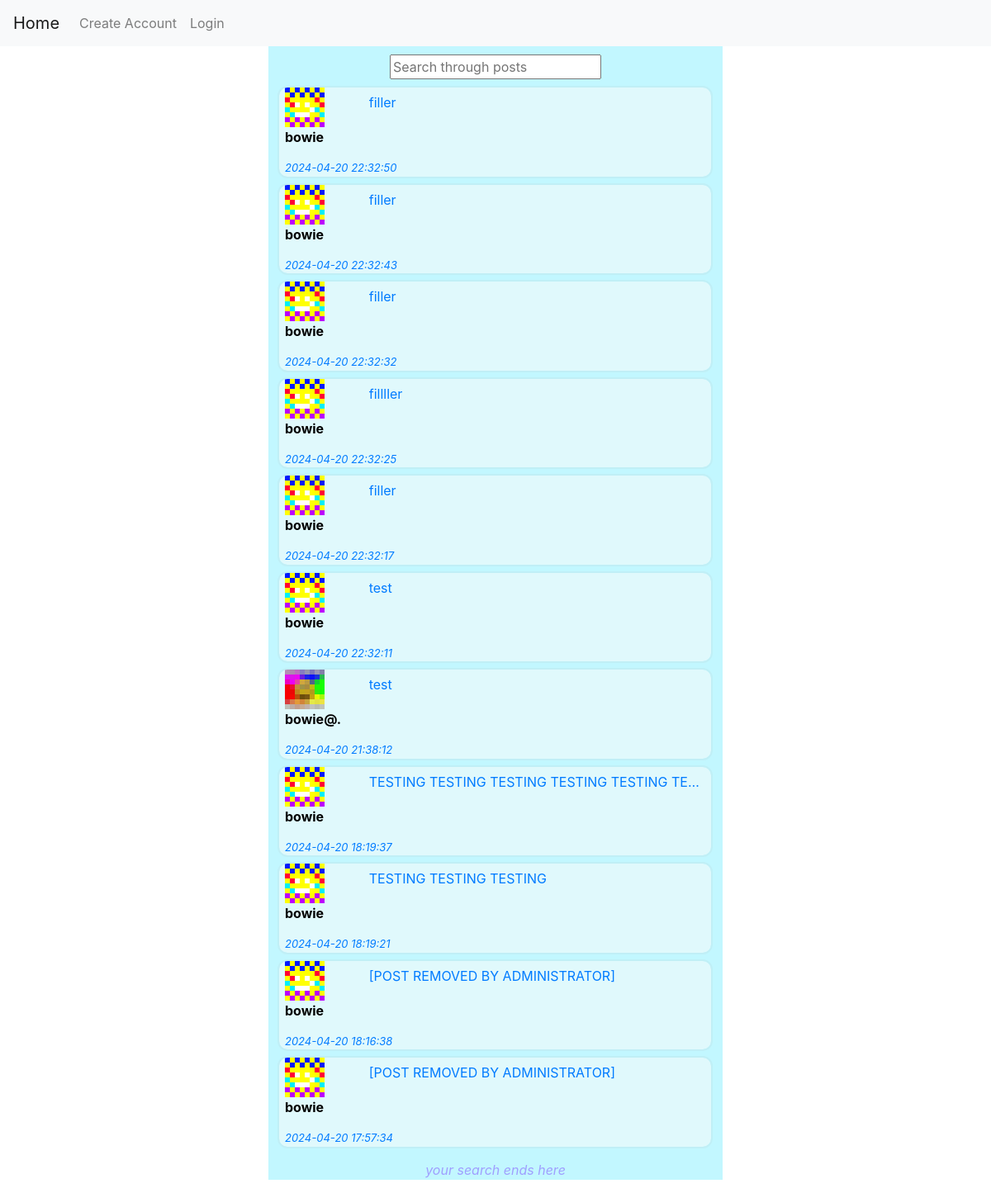
Before: /search with the older database file.
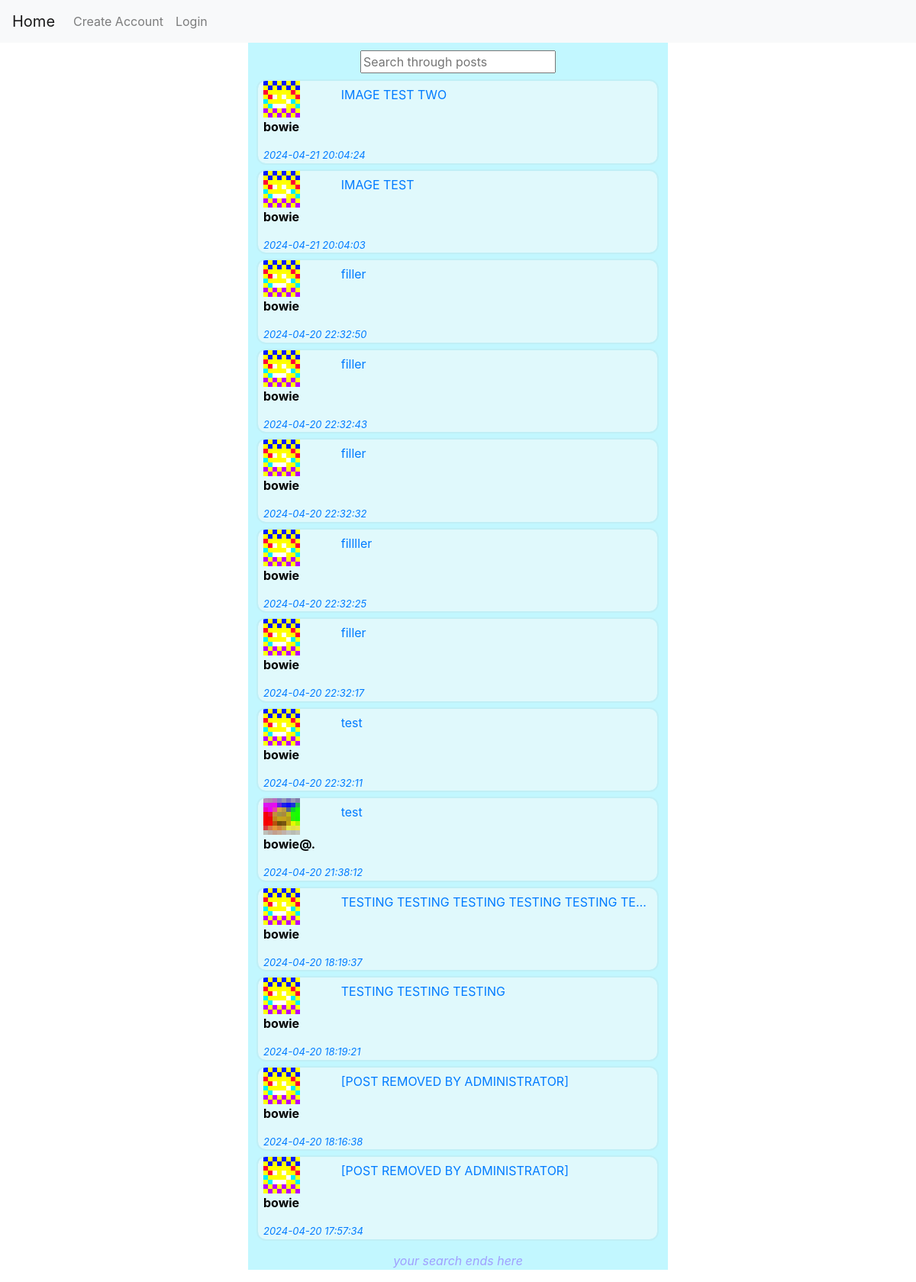
After: the same page with the newer database file.
### main.py (models this page shows, shortened)
class posts(db.Model):
    _id = db.Column("id", db.Integer, primary_key=True)
    op = db.Column(db.String(100))
    content = db.Column(db.String)
    imglink = db.Column(db.String)
    date = db.Column(db.String)

### main.py (the view)
@app.route("/search", methods=['GET', 'POST'])
def search():
    postlist = posts.query.order_by(posts.date.desc()).all()
    return(render_template("search.html", postlist=postlist))

### templates/search.html (shortened to what this page needs)
{% extends "base.html"%}
{% block content %}
<body>
    <div class="center">
        <input type="text" class="live-search-box" placeholder="Search through posts" style="margin-top: 10px;"/>
        <ul class="live-search-list" type="None" style="padding: 0;">
            {% for post in postlist %}
            <div class="post" style="width: 95%; margin-left: 13px;">
                    <li>
                        <a href="/findpost/{{ post._id }}" class="fill-div" style="text-decoration: none;">
                        <div class="posttext">
                            <div class="truncatedcontent" style="float:right;">
                                <p class="cutofftext">
                                    {{ post.content }}
                                </p>
                            </div>
                            <img style="height: 48; width: 48;" src="{{ url_for('static', filename='/avatars/') }}{{ post.op }}.png" alt="img not found" />
                            <p class="name">{{ post.op }}</p>
                            <div class="date">{{ post.date }}</div>
                        </div>
                        </a>
                    </li>
            </div>
            {% endfor %}
        </ul>
        <p style="color: rgb(159, 159, 255); font-style: italic;"> your search ends here </p>
    </div>
</body>
{% endblock %}

Changed rows visible on the page:
added posts: content "IMAGE TEST TWO", op (picture), op "bowie", date "2024-04-21 20:04:24"
added posts: content "IMAGE TEST", op (picture), op "bowie", date "2024-04-21 20:04:03"
